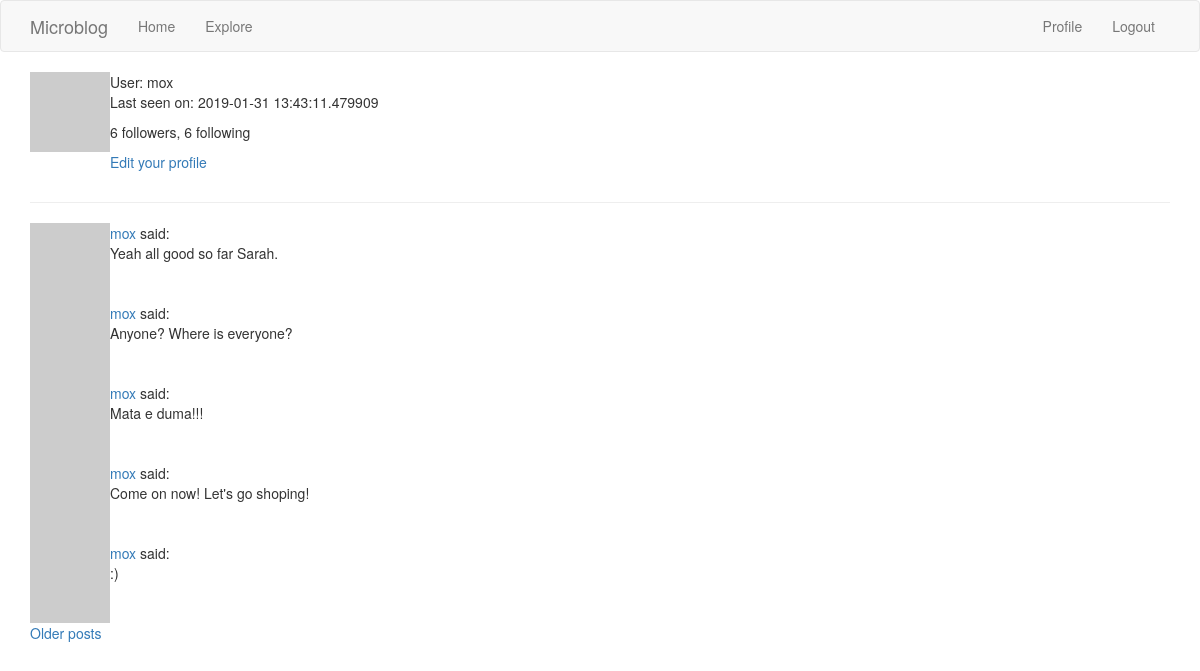
Screenshot of /user/mox (signed in) with the database file from the repository.
### app/models.py (models this page shows, shortened)
class User(UserMixin, db.Model):
    id = db.Column(db.Integer, primary_key=True)
    username = db.Column(db.String(60), index=True, unique=True)
    email = db.Column(db.String(120), index=True, unique=True)
    password_hash = db.Column(db.String(128))
    posts = db.relationship('Post', backref='author', lazy='dynamic')
    about_me = db.Column(db.String(140))
    last_seen = db.Column(db.DateTime, default=datetime.utcnow)
    followed = db.relationship('User', secondary=followers,
                               primaryjoin=(followers.c.follower_id == id),
                               secondaryjoin=(followers.c.followed_id == id),
                               backref=db.backref('followers', lazy='dynamic'),
                               lazy='dynamic')
    def avatar(self, size):
        digest = md5(self.email.lower().encode('utf-8')).hexdigest()
        return f'https://www.gravatar.com/avatar/{digest}?d=monsterid&s={size}'

class Post(db.Model):
    id = db.Column(db.Integer, primary_key=True)
    body = db.Column(db.String(140))
    timestamp = db.Column(db.DateTime, index=True, default=datetime.utcnow)
    user_id = db.Column(db.Integer, db.ForeignKey('user.id'))

### app/routes.py (the view)
@app.route('/user/<username>')
@login_required
def user(username):
    user = User.query.filter_by(username=username).first_or_404()
    page = request.args.get('page', 1, type=int)
    posts = user.posts.order_by(Post.timestamp.desc()).paginate(page, app.config['POSTS_PER_PAGE'],
                                                                False)
    next_url = url_for('user', username=username, page=posts.next_num) if posts.has_next else None
    prev_url = url_for('user', username=username, page=posts.prev_num) if posts.has_prev else None
    return render_template('user.html', title='Profile', user=user, posts=posts.items,
                           next_url=next_url, prev_url=prev_url)

### app/models.py (called while the page is built)
@login.user_loader
def load_user(id):
    return User.query.get(int(id))

### app/routes.py (called while the page is built)
@app.before_request
def before_request():
    if current_user.is_authenticated:
        current_user.last_seen = datetime.utcnow()
        db.session.commit()

### app/templates/user.html (shortened to what this page needs)
{% extends 'base.html' %}
{% block app_content %}
    <table>
        <tr valign="top">
            <td><img src="{{ user.avatar(128) }}"></td>
            <td>User: {{ user.username }}
                {% if user.last_seen %}<p>Last seen on: {{ user.last_seen }}</p>{% endif %}
                <p>{{ user.followers.count() }} followers, {{ user.followed.count() }} following</p>
                {% if user == current_user %}
                <p><a href="{{ url_for('edit_profile') }}">Edit your profile</a></p>
                {% elif not current_user.is_following(user) %}
                <p><a href="{{ url_for('follow', username=user.username) }}">Follow</a></p>
                {% else %}
                <p><a href="{{ url_for('unfollow', username=user.username) }}">Unfollow</a></p>
                {% endif %}
            </td>
        </tr>
    </table>
    <hr>
    {% for post in posts %}
        {% include '_post.html' %}
    {% endfor %}
    {% if next_url %}
    <a href="{{ next_url }}">Older posts</a>
    {% endif %}
{% endblock %}

### app/templates/_post.html
<table>
        <tr valign="top">
            <td><img src="{{ post.author.avatar(36) }}"></td>
            <td>
                <a href="{{ url_for('user', username=post.author.username) }}">
                    {{ post.author.username }}
                </a>
                said:<br> {{ post.body }}
            </td>
        </tr>
</table>

### rows the page displays
User: username "mox", last_seen "2019-01-31 13:43:11.479909"
Post: author.username "mox", body "Yeah all good so far Sarah."
Post: author.username "mox", body "Anyone? Where is everyone?"
Post: author.username "mox", body "Mata e duma!!!"
Post: author.username "mox", body "Come on now! Let's go shoping!"
Post: author.username "mox", body ":)"

### other values shown
{{ user.followers.count() }} "6"
{{ user.followed.count() }} "6"
